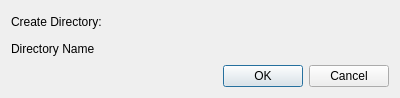
<?xml version="1.0" encoding="UTF-8"?>
<ui version="4.0">
 <class>Dialog</class>
 <widget class="QDialog" name="Dialog">
  <property name="geometry">
   <rect>
    <x>0</x>
    <y>0</y>
    <width>400</width>
    <height>98</height>
   </rect>
  </property>
  <property name="windowTitle">
   <string>Dialog</string>
  </property>
  <layout class="QVBoxLayout" name="verticalLayout">
   <item>
    <widget class="QLabel" name="label">
     <property name="text">
      <string>Create Directory:</string>
     </property>
    </widget>
   </item>
   <item>
    <widget class="QLabel" name="directoryLabel">
     <property name="text">
      <string>Directory Name</string>
     </property>
    </widget>
   </item>
   <item>
    <widget class="QDialogButtonBox" name="buttonBox">
     <property name="orientation">
      <enum>Qt::Horizontal</enum>
     </property>
     <property name="standardButtons">
      <set>QDialogButtonBox::Cancel|QDialogButtonBox::Ok</set>
     </property>
    </widget>
   </item>
  </layout>
 </widget>
 <resources/>
 <connections>
  <connection>
   <sender>buttonBox</sender>
   <signal>accepted()</signal>
   <receiver>Dialog</receiver>
   <slot>accept()</slot>
   <hints>
    <hint type="sourcelabel">
     <x>248</x>
     <y>254</y>
    </hint>
    <hint type="destinationlabel">
     <x>157</x>
     <y>274</y>
    </hint>
   </hints>
  </connection>
  <connection>
   <sender>buttonBox</sender>
   <signal>rejected()</signal>
   <receiver>Dialog</receiver>
   <slot>reject()</slot>
   <hints>
    <hint type="sourcelabel">
     <x>316</x>
     <y>260</y>
    </hint>
    <hint type="destinationlabel">
     <x>286</x>
     <y>274</y>
    </hint>
   </hints>
  </connection>
 </connections>
</ui>
